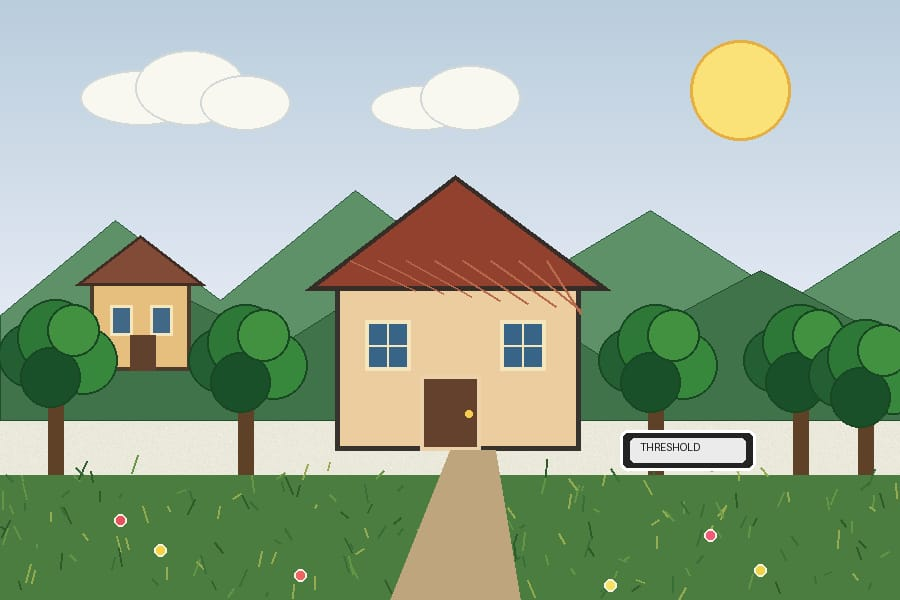
#> input picture 11-Simple_Thresholding/images/thresholding.jpeg, 900 x 600 px, found by its file name
$ python main.py
#> lines starting #> are read from the running program, lines starting #| are printed output that depends on the picture; after the words box and inside, x2 and y2 are one past the last pixel; in counts of white or black regions, pixels touching at a corner belong together

import cv2

img = cv2.imread(r"D:\OpenCv\opencv-projects\11-Simple_Thresholding\images\thresholding.jpeg")
#> img is the input picture: shape (600, 900, 3); mean B, G, R 148.3, 171.1, 152.6
img1 = cv2.cvtColor(img,cv2.COLOR_BGR2GRAY)
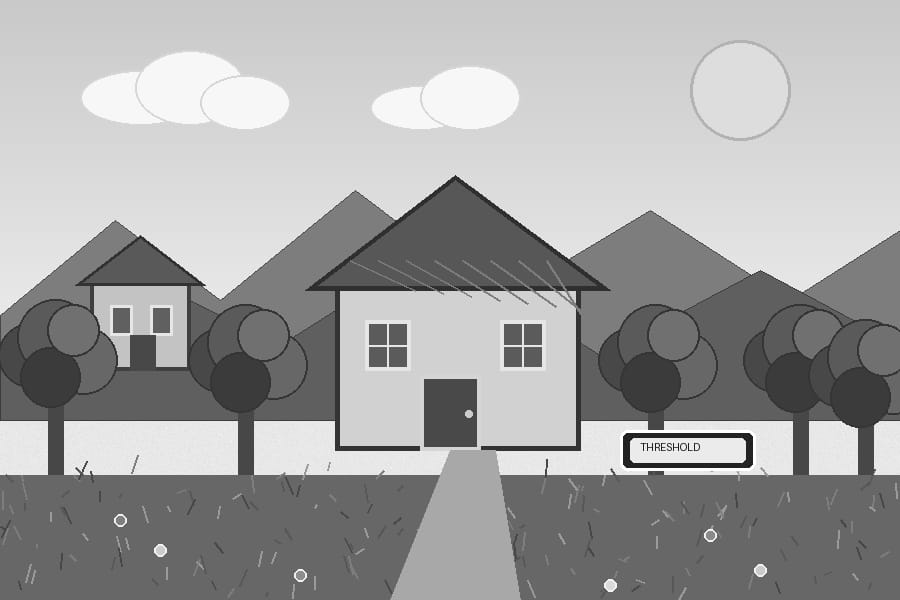
#> img1: shape (600, 900); min 2, max 255, mean 163
_,img2 = cv2.threshold(img1,127,255,cv2.THRESH_BINARY)
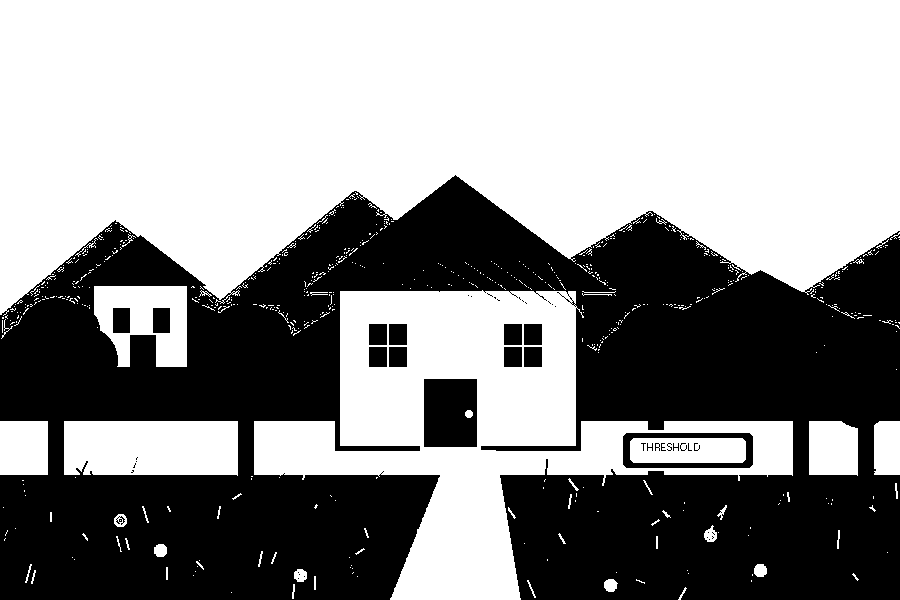
#> img2: shape (600, 900); 56.7% white; 47 black regions (29 under 20 px), largest, box (x1, y1, x2, y2) and area: (0, 175, 900, 600) 224374, (424, 379, 477, 447) 3552, (623, 433, 753, 468) 1650
_,img3 = cv2.threshold(img1,127,255,cv2.THRESH_BINARY_INV)
_,img4 = cv2.threshold(img1,127,255,cv2.THRESH_TRUNC)
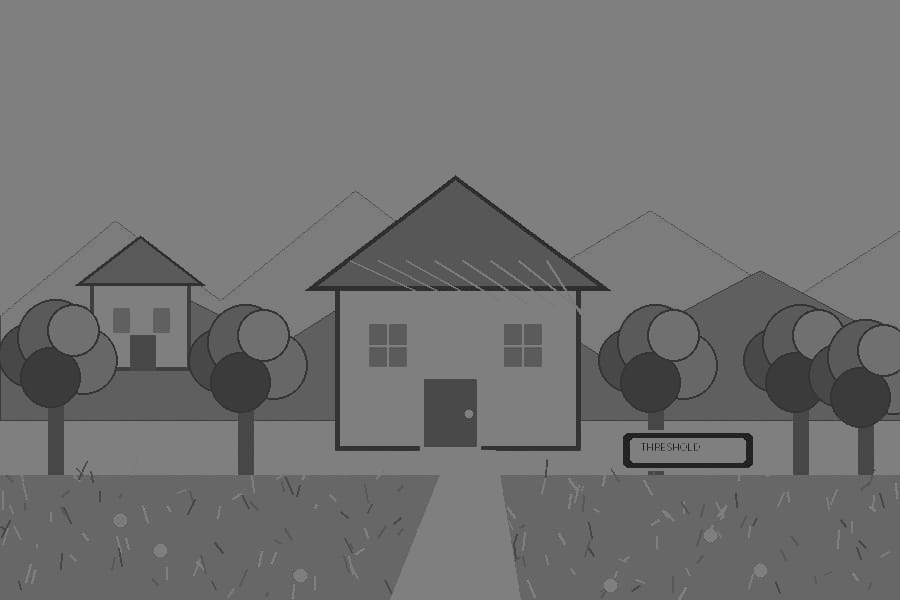
#> img4: shape (600, 900); min 2, max 127, mean 113.6
_,img5 = cv2.threshold(img1,127,255,cv2.THRESH_TOZERO)
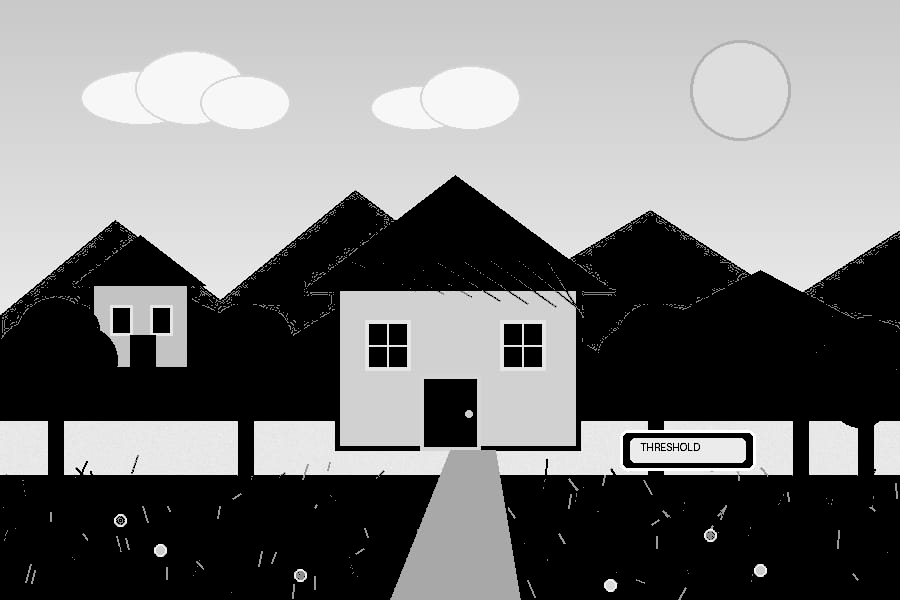
#> img5: shape (600, 900); min 0, max 255, mean 121.4
_,img6 = cv2.threshold(img1,127,255,cv2.THRESH_TOZERO_INV)
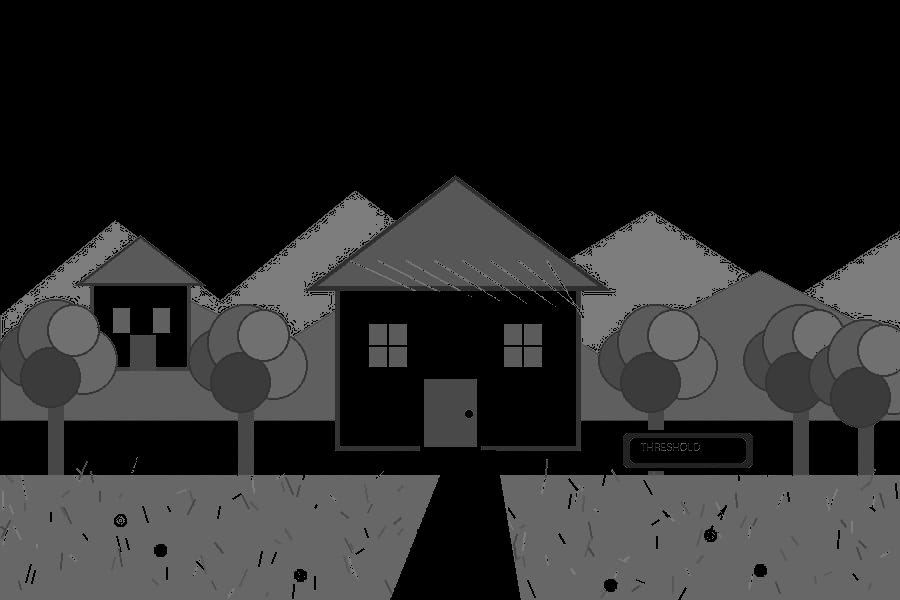
#> img6: shape (600, 900); min 0, max 127, mean 41.6
cv2.imshow("original_img",img)
cv2.imshow("Grayscale",img1)
cv2.imshow("Binary_img",img2)
cv2.imshow("Inverse_img",img3)
cv2.imshow("Truncate",img4)
cv2.imshow("ToZero",img5)
cv2.imshow("ToZeroInv",img6)
cv2.waitKey(0)
cv2.destroyAllWindows()
